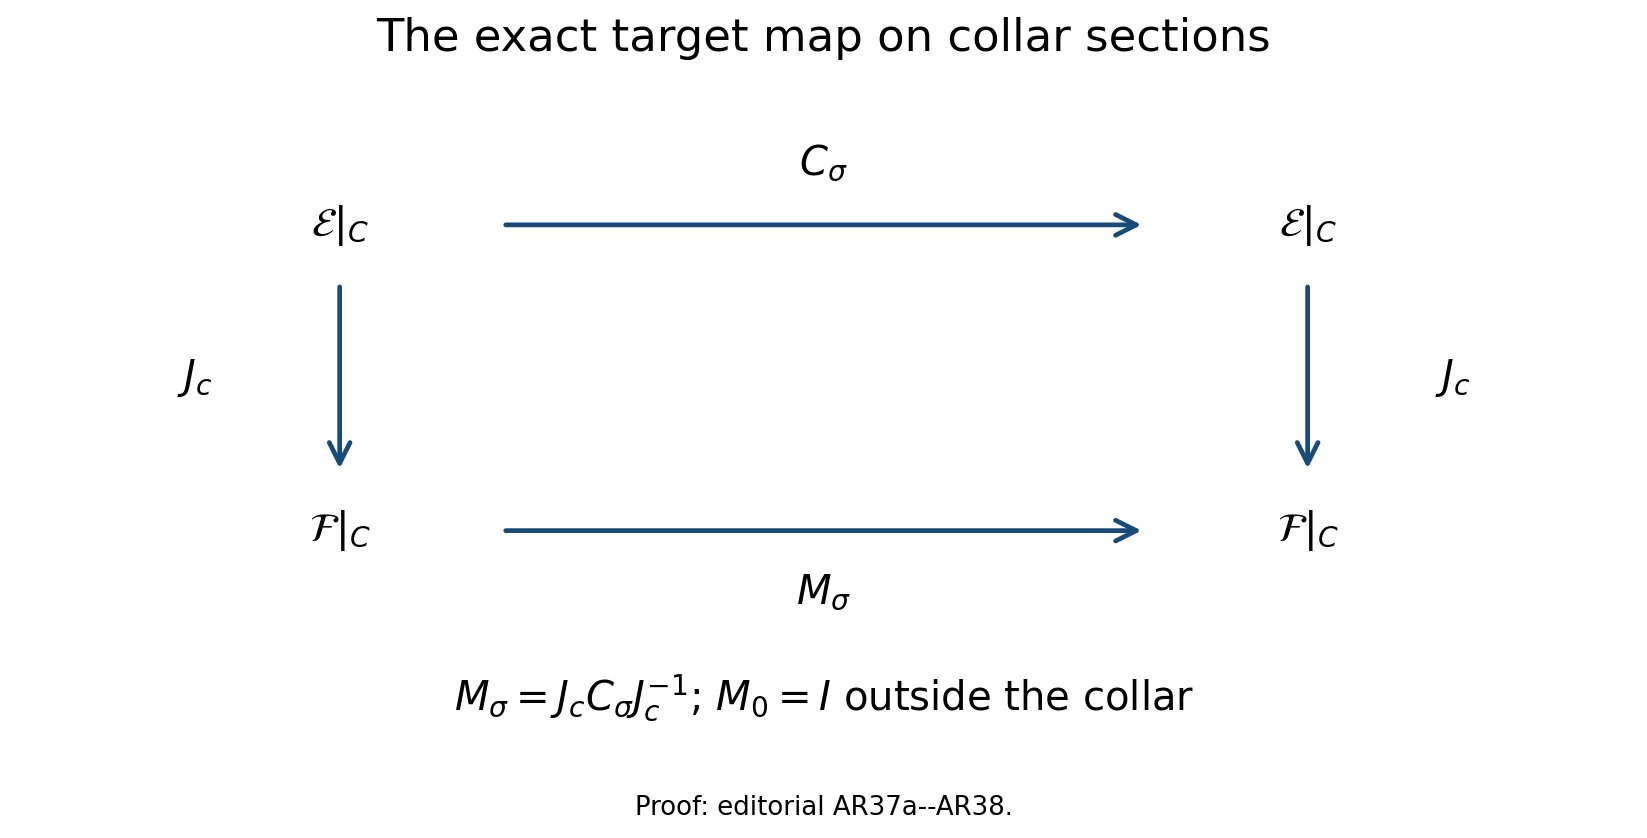

Recreate this plot in Python.
"""Exact operator square for AR37a--AR38; Codex, CC0 1.0."""
from pathlib import Path
import matplotlib
matplotlib.use("Agg")
import matplotlib.pyplot as plt
from matplotlib.patches import FancyArrowPatch
base=Path(__file__).resolve().parent
plt.rcParams.update({"font.size":17,"svg.fonttype":"none"})
fig,ax=plt.subplots(figsize=(10,5));ax.set(xlim=(0,10),ylim=(0,7));ax.axis("off")
def text(x,y,t):ax.text(x,y,t,ha="center",va="center",bbox={"facecolor":"white","edgecolor":"none","pad":5})
def arrow(p,q,t,pos):
 ax.add_patch(FancyArrowPatch(p,q,arrowstyle="->",mutation_scale=22,linewidth=2,color="#164b7a"));text(*pos,t)
text(2,5.5,r"$\mathcal{E}|_C$");text(8,5.5,r"$\mathcal{E}|_C$")
text(2,2.3,r"$\mathcal{F}|_C$");text(8,2.3,r"$\mathcal{F}|_C$")
arrow((3,5.5),(7,5.5),r"$C_\sigma$",(5,6.15));arrow((3,2.3),(7,2.3),r"$M_\sigma$",(5,1.65))
arrow((2,4.9),(2,2.9),r"$J_c$",(1.1,3.9));arrow((8,4.9),(8,2.9),r"$J_c$",(8.9,3.9))
text(5,.55,r"$M_\sigma=J_cC_\sigma J_c^{-1}$; $M_0=I$ outside the collar")
ax.set_title("The exact target map on collar sections",fontsize=19,pad=13)
fig.text(.5,.01,"Proof: editorial AR37a--AR38.",ha="center",fontsize=11)
fig.tight_layout(rect=(0,.035,1,1));fig.savefig(base/"higher-order-target-conjugacy.svg",bbox_inches="tight");fig.savefig(base/"higher-order-target-conjugacy.png",dpi=170,bbox_inches="tight")
